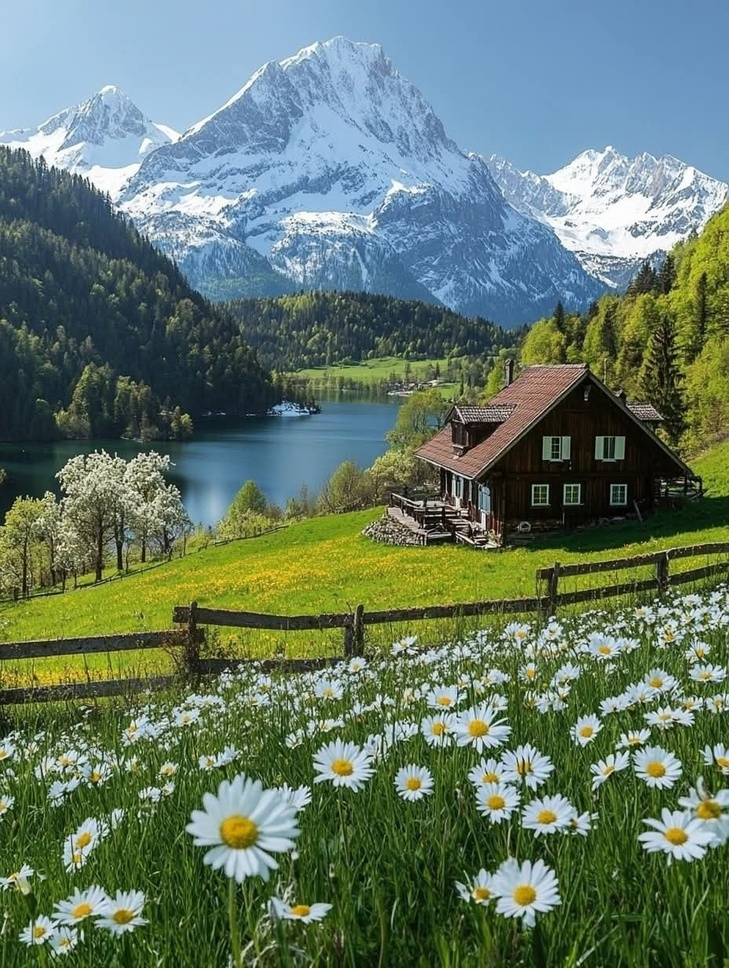
#> input picture test.jpg, 729 x 968 px, shrunk from 928 x 1232 before the run
$ python split_channels.py
#> lines starting #> are read from the running program, lines starting #| are printed output that depends on the picture
#!/usr/bin/env python3
"""
Task 3: Split Image Channels
Location: /Users/sopen/Library/Mobile Documents/com~apple~CloudDocs/Documents/Image_lab1/task3/split_channels.py
Description: Load an image and manually split it into Red, Green, and Blue channel images
Why: To demonstrate manual channel splitting without using cv2.split()
Relevant files: ../test.jpg (input image)
"""

import cv2
import numpy as np
import os

print("Task 3: Split Image Channels")
print("============================")

# Load the image in BGR format (OpenCV default)
image_path = "../test.jpg"
print(f"Loading image from: {os.path.abspath(image_path)}")

img_bgr = cv2.imread(image_path)
#> img_bgr is the input picture: shape (968, 729, 3); mean B, G, R 103.7, 120.4, 99.9
if img_bgr is None:
    print(f"Error: Could not load image from {image_path}")
    exit(1)

print(f"Image loaded successfully: {img_bgr.shape}")
#| Image loaded successfully: (968, 729, 3)

# Convert BGR to RGB for processing
img_rgb = cv2.cvtColor(img_bgr, cv2.COLOR_BGR2RGB)

# Manual channel splitting (without cv2.split)
print("Splitting channels manually...")

# Red channel: R, 0, 0
red_channel = np.zeros_like(img_rgb)
red_channel[:, :, 0] = img_rgb[:, :, 0]
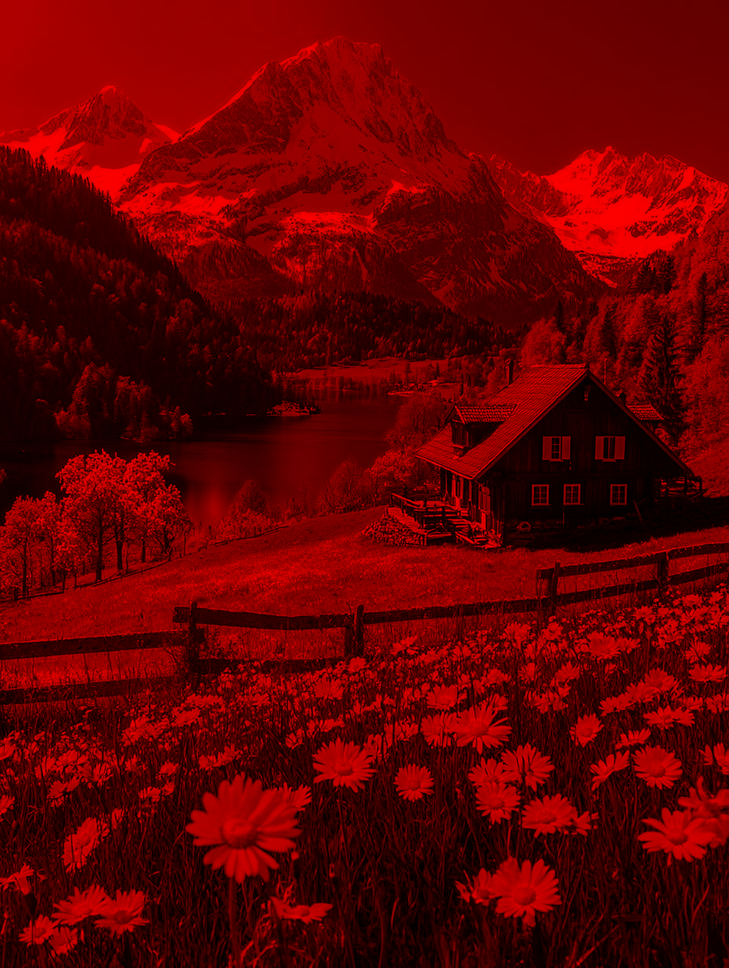
#> red_channel: shape (968, 729, 3); mean R, G, B 99.9, 0, 0

# Green channel: 0, G, 0
green_channel = np.zeros_like(img_rgb)
green_channel[:, :, 1] = img_rgb[:, :, 1]
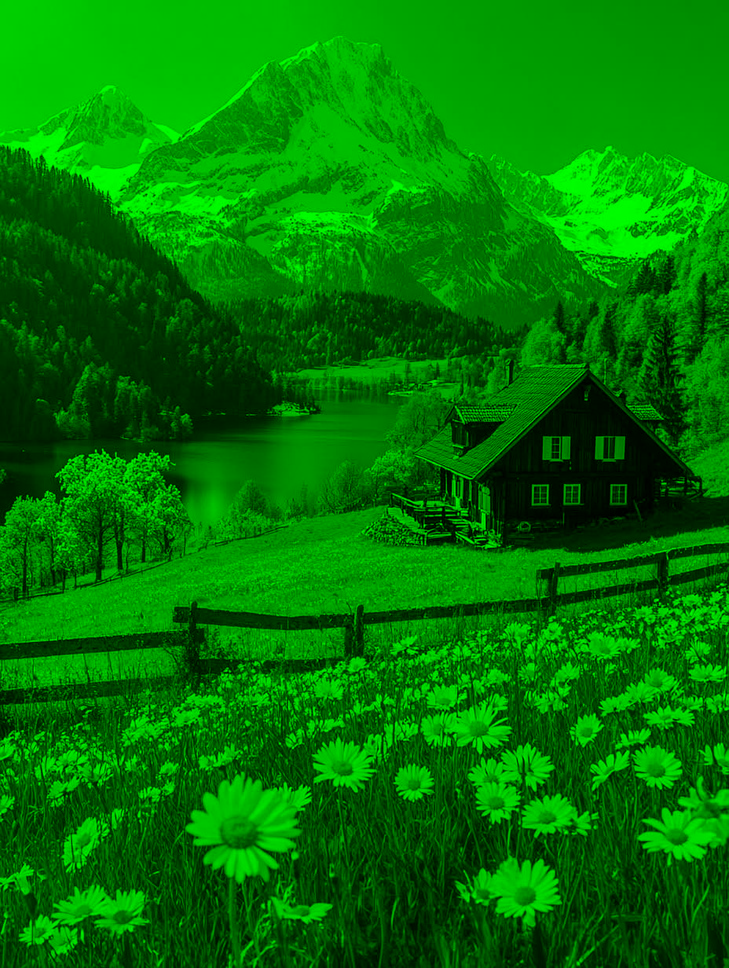
#> green_channel: shape (968, 729, 3); mean R, G, B 0, 120.4, 0

# Blue channel: 0, 0, B
blue_channel = np.zeros_like(img_rgb)
blue_channel[:, :, 2] = img_rgb[:, :, 2]
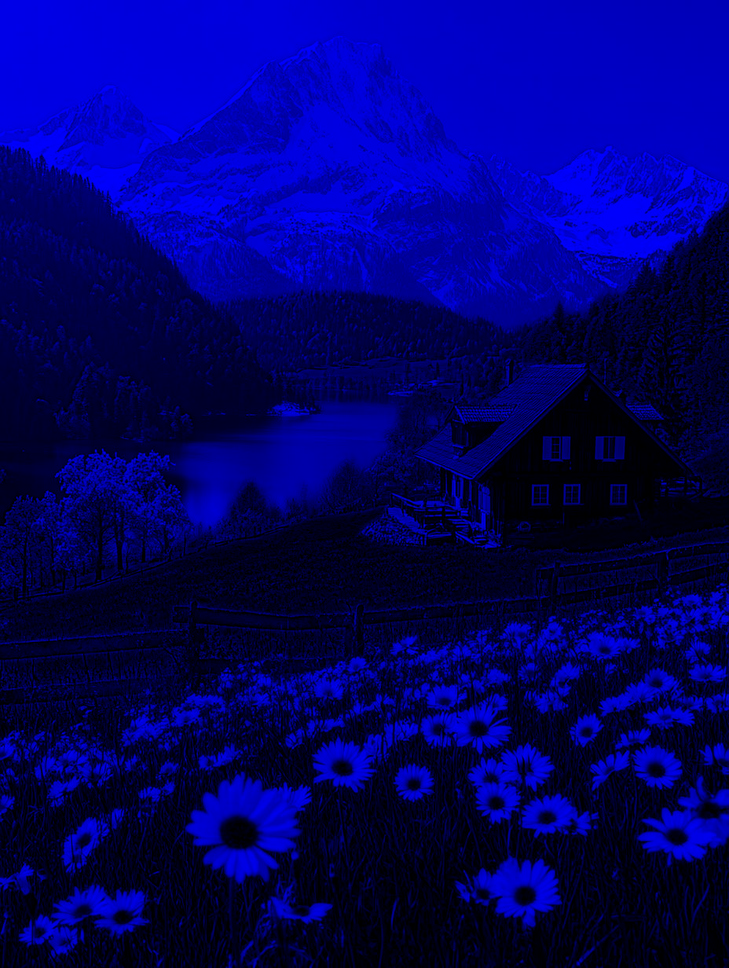
#> blue_channel: shape (968, 729, 3); mean R, G, B 0, 0, 103.7

# Convert back to BGR for OpenCV saving
red_bgr = cv2.cvtColor(red_channel, cv2.COLOR_RGB2BGR)
green_bgr = cv2.cvtColor(green_channel, cv2.COLOR_RGB2BGR)
blue_bgr = cv2.cvtColor(blue_channel, cv2.COLOR_RGB2BGR)

# Save the images
output_dir = "."
cv2.imwrite("red_channel.jpg", red_bgr)
cv2.imwrite("green_channel.jpg", green_bgr)
cv2.imwrite("blue_channel.jpg", blue_bgr)

print("Channel images saved:")
print("- red_channel.jpg")
print("- green_channel.jpg")
print("- blue_channel.jpg")

print("Task completed successfully!")
